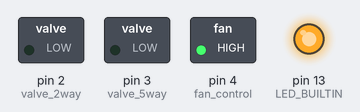
Simulated run of this sketch. Board: Arduino Uno, built with avr-gcc and run on an emulated ATmega328P. On the bench: switched loads named in the sketch (green lamp = pin HIGH), output pins drawn as LEDs (lit = HIGH).

Above: at 0.2 s.
At 6.5 s:
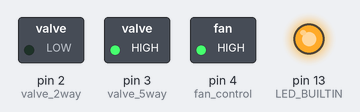
At 13.7 s:
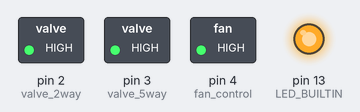
At 15.2 s:
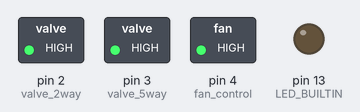
At 21.5 s:
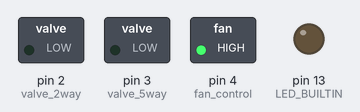
At 28.7 s:
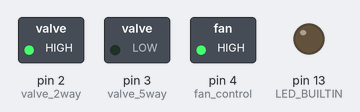
Timing chart, 0 to 39.0 s (numbered marks = the images above):
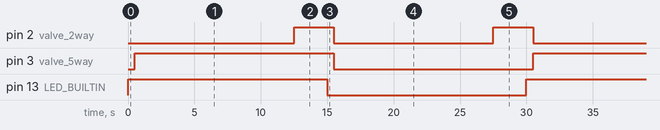

The sketch:

Apollo_valve_cycle.ino
```cpp
//
//    Valve cycling code for Project Apollo v1 prototype
//


// Connectivity:
// - Connect GND from Arduino to GND(-) on ULN2003 board
// - Connect Vin from Arudino to 12V(+) on ULN2003 board and to (+) of 2-way valve motor and to (+) of 5-way valve motor
// - Connect PIN 2 pin from Arduino to IN PIN 1 on ULN2003 board
// - Connect PIN 3 pin from Arduino to IN PIN 2 on ULN2003 board
// - Connect PIN 4 pin from Arduino to IN PIN 3 on ULN2003 board
// - Connect OUT PIN 1 pin from ULN2003 board to (-) of 2-way valve
// - Connect OUT PIN 2 pin from ULN2003 board to (-) of 5-way valve
// - Connect OUT PIN 3 pin from ULN2003 board to (-) of fan
// - Program Arduino board
// - Verify that the LEDs blink in the right order
// - Connect 12V supply to Arduino (at least 1.5A current)
// - Verify that valves couple in the right order


// PIN identifiers

//
// PIN 2 on Arduino Uno
// - To be connnected to INPUT PIN 1 on ULN2003 board
// - Which drives OUT PIN 1 on ULN2003 board
// - Which drives (-) on 2-way valve
//
int valve_2way = 2;

//
// PIN 3 on Arduino Uno
// - To be connnected to INPUT PIN 2 on ULN2003 board
// - Which drives OUT PIN 2 on ULN2003 board
// - Which drives (-) on 5-way valve
//
int valve_5way = 3;

//
// PIN 4 on Arduino Uno
// - To be connnected to INPUT PIN 3 on ULN2003 board
// - Which drives OUT PIN 3 on ULN2003 board
// - Which drives (-) on the FAN
//
int fan_control = 4;

// Scale in which timing values are expressed (as multiplies of the number below)
int timing_unit_scale_milliseconds = 1;

// 1000/2/7 = 32.5%
// 1000/1/14 = 35.6%, 45 psi max
// 1/0.5/14 = 30.5%, 45 psi max
// 1/2.5/0.5/14 = 38.5%, 45 psi max
// 1/3.5/0.5/12 = 39.1%, 45 psi max
// 1/2.5/0.5/12 = 39.2%, 45 psi max
// 1/2.5/0.5/12 = 39.2%, 45 psi max
// 1/1.5/0.1/14 = 38.0%, 45 psi
// 1/2.5/0.5/12 = 38.0%, 45 psi

// Time for opening the 2-way valve
// 1 time units
int timing_valve_2way = 2500;
int timing_valve_2way_after_switch = 500;

// Time for alternating the 5-way valve
// 8 time units
int timing_valve_5way_alternating = 12000;

void setup() {
  // initialize digital pin LED_BUILTIN as an output.
  pinMode(valve_2way, OUTPUT);
  pinMode(valve_5way, OUTPUT);
  pinMode(fan_control, OUTPUT);
  pinMode(LED_BUILTIN, OUTPUT);

  // make the fan work all the time for now
  // TBD - add temperature-control driven fan (based on the temperature of the copper loop)
  digitalWrite(fan_control, HIGH);
}

void halfCycle(int state_5way)
{
  digitalWrite(LED_BUILTIN, state_5way);   // turn the built-in LED with the same value as 5-WAY state

  delay(timing_valve_2way_after_switch * timing_unit_scale_milliseconds);
  digitalWrite(valve_2way, LOW);

  // Turn on 5-way
  digitalWrite(valve_5way, state_5way);
  // Wait for 5-way to be opened for the given amount of time
  delay(timing_valve_5way_alternating * timing_unit_scale_milliseconds);

  // Turn on the 2-way briefly
  digitalWrite(valve_2way, HIGH);
  delay(timing_valve_2way * timing_unit_scale_milliseconds);
}

void loop() {
  halfCycle(HIGH);
  halfCycle(LOW);
}
```

Measured:
- by itself, pin 2 (valve_2way): alternates HIGH for 3.0 s and LOW for 12.0 s
- by itself, pin 3 (valve_5way), pin 13 (LED_BUILTIN): alternates HIGH for 15.0 s and LOW for 15.0 s
- by itself, everything shown: repeats every 30.0 s, in 6 steps
